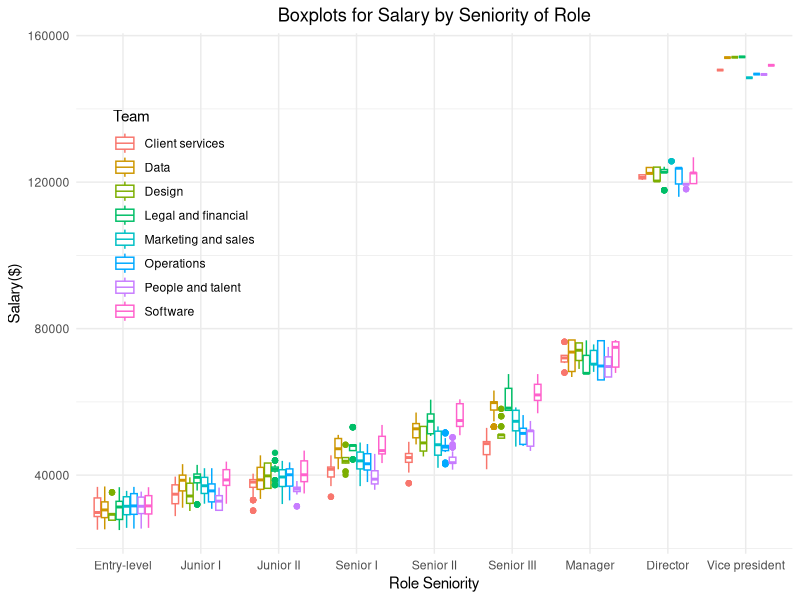
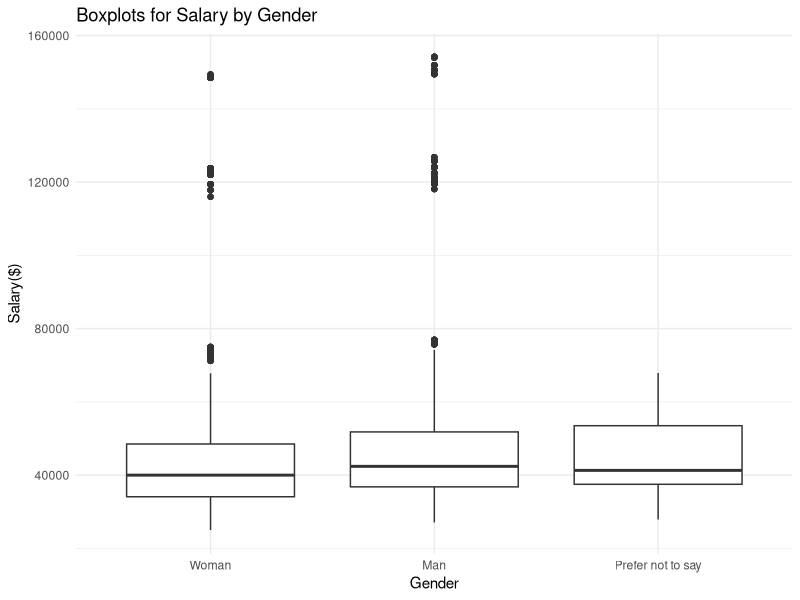
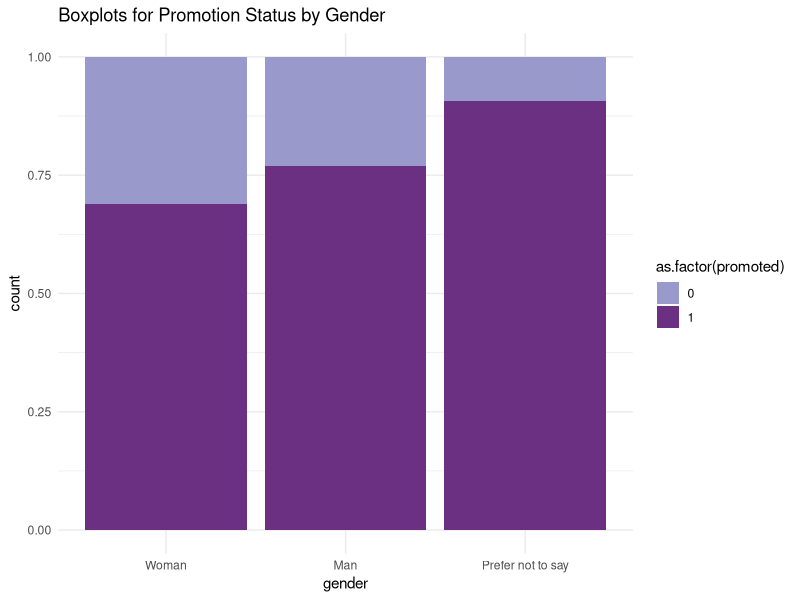
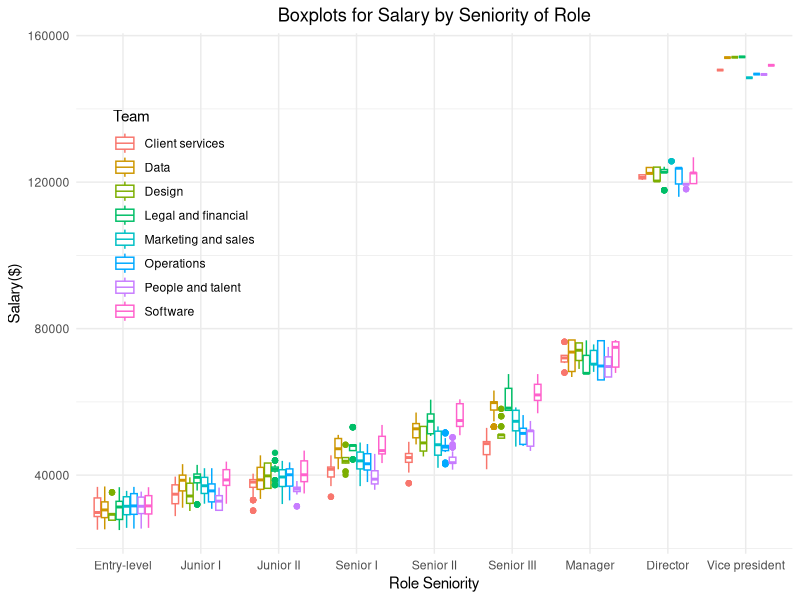
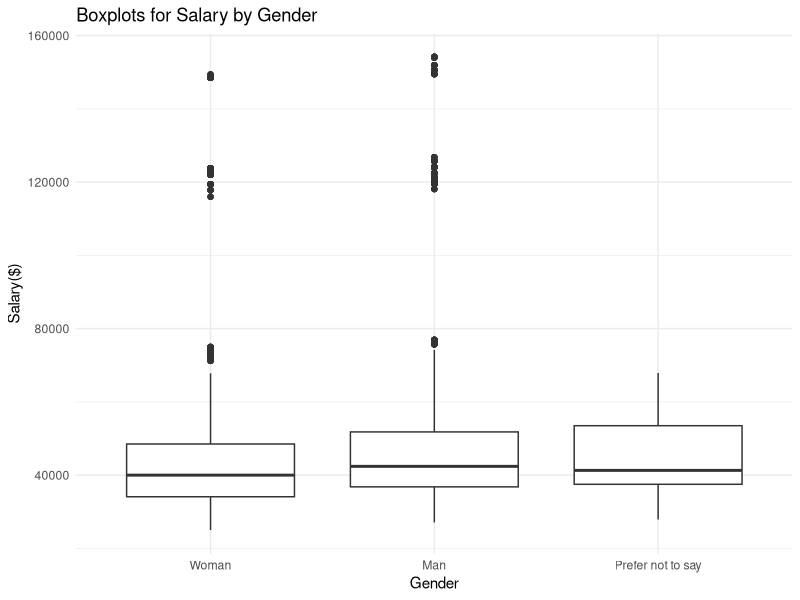

Write R code to recreate these figures, in order. (Note: this script raises an error after producing the figures.)
## ---- chunk 1
library(tidyverse)
library(lme4)
library(mgcv)
library(kableExtra)
# this should supress all code and messages
knitr::opts_chunk$set(include=FALSE)
## ---- chunk 2
############################################################################################################
#DATA CLEANING PART
############################################################################################################

# read in the data
black_saber_current_employees <- read_csv("data/black-saber-current-employees.csv")

#change salary varaible from characters to doubles
black_saber_current_employees_cleaned <- black_saber_current_employees %>% 
  mutate(salary = str_extract_all(salary, "\\d+,\\d+")) %>% #only extracting the number part(i.e., remove $)
  mutate(salary = str_remove_all(salary, ",")) %>% # remove comma(,)
  mutate(salary = as.numeric(salary)) %>% #change to doubles
  #changing the orders of role as hierarchy, rather than alphabetical order(see below note)
  mutate(role_seniority = fct_relevel(role_seniority, "Manager", after = 7)) %>% 
  mutate(role_seniority = fct_relevel(role_seniority, "Director", after = 7)) %>%
  #changing the orders of gender for clairty in explanation for promotion analaysis part
  mutate(gender = fct_relevel(gender, "Woman", after = 0)) %>%
  rename("Team" = team) #for clean data visualization

#NOTES
#(Before changing): Director Entry-level Junior I Junior II Manager Senior I Senior II Senior III Vice president
#(After chaning): “Entry-level”,“Junior I”,“JuniorII”,“Senior I”,“Senior II”,“Senior III”,“Manager”, “Director”,“Vicepresident” 

## ---- chunk 3
#########################################################################################################
#EXPLORATORY ANALYSIS
#########################################################################################################
# create a visualisation (a boxplot to see if teams have systematic differences in their salary)
#rationale is that 


#exploring whether there is difference in salary by roles and by teams.
#there should be difference, since higher the role, the more salary people earn since they are more valuable to the company
#andsome teams might be more important to the company 
#e.g., bc it is a software company, software team might be more valuable to the company and thus receive higher salary, yet is fair in the sense that the Gideon wants salary based on "talent and value to the company”)

my_plot_salary_by_role_team <- black_saber_current_employees_cleaned %>% 
  ggplot(aes(x = role_seniority, y = salary, color = Team)) +
  geom_boxplot() +
  theme_minimal() +
  labs(title = "Boxplots for Salary by Seniority of Role", x="Role Seniority", y= "Salary($)") +
  theme(plot.title = element_text(hjust = 0.5), legend.position = c(0.15, 0.65)) 

my_plot_salary_by_role_team

ggsave("images/salary_boxplot_role_team.png", width = 8, height = 6)

#side note: does follow the seniority trend, which is Least senior to most senior: “Entry-level”,“Junior I”,“JuniorII”,“Senior I”,“Senior II”,“Senior III”,“Manager”, “Director”,“Vicepresident”

## ---- chunk 4
#########################################################################################################

#exploring whether there is gender difference in salary
my_plot_salary_by_gender <- black_saber_current_employees_cleaned %>% 
  ggplot(aes(x = gender, y = salary)) +
  geom_boxplot() +
  theme_minimal() +
  labs(title = "Boxplots for Salary by Gender", x = "Gender", y= "Salary($)")
  
my_plot_salary_by_gender
#result(interpretation of the plot): Gender does not seem to have fixed effect on salary. In other words, no gender bias, which is good considering EDI (but when doing model comparison, we will see whether such is true numerically)

ggsave("images/salary_boxplot_gender.png", width = 8, height = 6)

#########ONE-WAY ANOVA ON SALARY AND GENDER AS GROUP####################

lmod_gender <- lm(salary ~ gender, data = black_saber_current_employees_cleaned)
summary(lmod_gender)
#HOWEVER, UNLIKE THE VISUALIZATION, THERE WAS A SIGNIFICANT DIFFERENCE IN GENDER! THERE MIGHT BE GENDER BIAS IN SALARY(we will see this in model fitting part)

## ---- chunk 5
#########################################################################################################
#MODEL FITTING
#########################################################################################################

#fitting a linear mixed model while setting financial quarter (financial_q)
#rationale: in some quarters, the company earns a lot of money and so all employees earn more money in that quarter, but when the quarter is not good, all earn less money.

salary_lmer <- lmer(salary ~ gender + Team + role_seniority + leadership_for_level + productivity + (1|financial_q), data = black_saber_current_employees_cleaned)
#summary(salary_lmer)

#cannot take face-value to whether team has systematic difference and so just to check, we added this model without team so that when we compare it with salary_lmer, we can know whether we must include team or not fpre better prediction.
salary_lmer_no_team <- lmer(salary ~ gender + role_seniority + leadership_for_level + productivity + (1|financial_q), data = black_saber_current_employees_cleaned)
#summary(salary_lmer)

salary_lmer_no_gender <- lmer(salary ~ Team + role_seniority + leadership_for_level + productivity + (1|financial_q), data = black_saber_current_employees_cleaned)
#summary(salary_lmer_no_gender)

## ---- chunk 6
#########################################################################################################
#MODEL COMPARISION TEST
#########################################################################################################


#THIS TEST CONFRIMS THAT THERE IS A GENDER BIAS IN SALARY
lmtest::lrtest(salary_lmer, salary_lmer_no_gender)
#conclusion: indeed, becuase the p-value is significant, simpler model does NOT explain better than complex model = should include gender to have better predictive ability...

## ---- chunk 7
#This test confirms that we need team as predictor
lmtest::lrtest(salary_lmer, salary_lmer_no_team)
## ---- chunk 8
#unique(black_saber_current_employees_cleaned$financial_q) --> from '2013 Q2' to '2020 Q4'
df_promotion1 <- black_saber_current_employees_cleaned %>%
  mutate(employee_role = as.numeric(role_seniority)) %>%
  select(employee_id, employee_role) %>%
  unique()%>%
  group_by(employee_id)%>%
  mutate(least_seniority=min(employee_role))

df_promotion2<- df_promotion1%>%
  filter(employee_role!=least_seniority) %>%
  mutate(promoted = 1)

df_promotion <- full_join(df_promotion1, df_promotion2) 
df_promotion <- df_promotion %>% mutate(promoted = replace_na(promoted, replace = 0))%>%
  select(employee_id, employee_role, promoted)

df_promotion <- full_join(df_promotion1, df_promotion2) %>% 
  select(employee_id, promoted) %>% 
  drop_na() %>% 
  unique()
  
df_promotion_cleaned <- full_join(black_saber_current_employees_cleaned, df_promotion)
############################################################################################################
#DATA CLEANING PART
############################################################################################################

# create a new variable called `employee_role` which saves role_seniority as numbers and
# create another variable called `initial_role` that indicates the initial role of the employee
role_seniority_data <- black_saber_current_employees_cleaned %>% 
  mutate(employee_role = as.numeric(role_seniority)) %>%
  select(employee_id, employee_role) %>%
  unique()%>%
  group_by(employee_id)%>%
  mutate(initial_role=min(employee_role)) %>%
  mutate(current_role=max(employee_role))

# filter from the role_seniority_data to only include people with 
# their current roles different from their initial roles
# create a new variable called `promoted` to indicate whether the employee has been promoted 
# from their initial role
promoted_only_data <- role_seniority_data%>%
  filter(current_role!=initial_role) %>%
  mutate(promoted = 1) %>%
  filter(current_role==employee_role)

# insert `promoted` variable to the black_saber_current_employees_cleaned data
# replace NA's in the `promoted` column with 0
promotion_data <- full_join(black_saber_current_employees_cleaned, promoted_only_data) %>%
  select(-c(employee_role, initial_role, current_role)) %>% 
  mutate(promoted = replace_na(promoted, 0))

# `work_period` variable counts how many financial quarters each employee has gone through
# this gives us an idea of how long each employee has been working at the company
working_period <- black_saber_current_employees_cleaned %>%
  group_by(employee_id) %>%
  summarise(work_period = n())

# combined promotion_data and working_period
promotion_data <- full_join(promotion_data, working_period)

# data that only contains the most recent (2020 Q4) information on each employee
recent_employee_data <- promotion_data %>%
   mutate(year = as.numeric(str_extract_all(financial_q, "\\d+\\d+"))) %>%
   mutate(quarter = as.numeric(substr(financial_q,7,7))) %>% 
   group_by(employee_id) %>%
   mutate(recent_year = max(year)) %>%
   filter(year == recent_year) %>%
   mutate(recent_quarter = max(quarter)) %>%
   filter(quarter == recent_quarter) %>%
   right_join(y = role_seniority_data) %>% 
   filter(employee_role == current_role) %>% 
   select(-c(year, quarter, recent_year, recent_quarter, current_role, employee_role, initial_role))

#########################################################################################################
#EXPLORATORY ANALYSIS
#########################################################################################################


# exploring whether there is gender difference in promotion status

promotion_status_by_gender <- promotion_data %>% 
  ggplot(aes(x = gender, fill = as.factor(promoted))) +
  geom_bar(position = "fill") +
  theme_minimal() +
  scale_fill_manual(values=c("#9999CC", "#6C3082")) +
  labs(title = "Boxplots for Promotion Status by Gender")

promotion_status_by_gender

# exploring whether there is a difference in promotion status according to working period

promotion_status_by_working_period <- promotion_data %>% 
  ggplot(aes(x = work_period, fill = as.factor(promoted))) +
  geom_bar(position = "fill") +
  theme_minimal() +
  scale_fill_manual(labels = c("Never got promoted", "Got promoted at least once"),
                    values=c("#9999CC", "#6C3082")) +
  labs(title = "Boxplots for Promotion Status by Working Period",
       x = "Number of quarters spent at the company",
       fill = "Promotion status"
       )

# proportion of people who have been promoted for at least once by the working period 
# (according to the number of financial quarters spent at the company)
promotion_status_by_working_period <- recent_employee_data %>%
  group_by(work_period) %>%
  summarise(count = n(), promoted_proportion = sum(promoted)/count) %>%
  select(-count) 

# this table could go into the appendix
kable(promotion_status_by_working_period, caption = "Proportion of promoted employee by their working period", booktabs = TRUE, valign = "t") %>%
  kable_styling(latex_options = "hold_position")

#########################################################################################################
#MODEL FITTING
#########################################################################################################

promotion_model1 <- glm(promoted ~ gender + leadership_for_level + productivity + work_period, family = binomial(link = "logit"), data = recent_employee_data)

summary(promotion_model1)

# Goodness-of-fit test for promotion_model1
mod1_p_value <- 1 - pchisq(promotion_model1$deviance, promotion_model1$df.residual)
mod1_p_value
# no evidence against the significant lack of fit

# Should we consider to include `team` variable in the model? If so, should it be a random effect?
promotion_model2 <- glmer(promoted ~ gender + leadership_for_level + productivity + work_period + (1 | team), family = binomial(link = "logit"), data = recent_employee_data)

conf_int <- confint(promotion_model2)

table <- cbind(round(exp(summary(promotion_model2)$coeff[,1]),2),
               round(exp(conf_int[-1,]),2),
               round(summary(promotion_model2)$coeff[,4], 4))

colnames(table) <- c("Estimate", "Lower Limit", "Upper Limit", "P-value")

knitr::kable(table)
# if we want to create a model with a response that indicates the total number of promotions for each employee,
# we must take different working periods into account.

#########################################################################################################

## ---- chunk 9
# create a variable called promotion count that keeps track of the number of times
# each employee got promoted
test_employee_data <- black_saber_current_employees_cleaned %>%
  mutate(employee_role = as.numeric(role_seniority)) %>%
  select(employee_id, employee_role) %>%
  group_by(employee_id)%>%
  mutate(initial_role=min(employee_role)) %>%
  mutate(current_role=max(employee_role)) %>%
  mutate(promotion_count = current_role - initial_role) %>%
  select(employee_id, promotion_count) %>%
  unique()

# data that only contains the most recent (2020 Q4) information on each employee
test_employee_data <- full_join(black_saber_current_employees_cleaned, test_employee_data) %>%
  left_join(working_period) %>%
  mutate(year = as.numeric(str_extract_all(financial_q, "\\d+\\d+"))) %>%
  mutate(quarter = as.numeric(substr(financial_q,7,7))) %>% 
  group_by(employee_id) %>%
  mutate(recent_year = max(year)) %>%
  filter(year == recent_year) %>%
  mutate(recent_quarter = max(quarter)) %>%
  filter(quarter == recent_quarter) %>%
  right_join(y = role_seniority_data) %>% 
  filter(employee_role == current_role) %>% 
  select(-c(year, quarter, recent_year, recent_quarter, current_role, employee_role, initial_role))

# test model to see if gender, leadership level and productivity of each employee affect their number of promotions
# (offset: account for different work periods for the employees, while allowing for counts to still be the response.)
mod1 <- glm(promotion_count ~ gender, family = poisson, offset = log(work_period), data = test_employee_data)

mod2 <- glm(promotion_count ~ gender + leadership_for_level, family = poisson, offset = log(work_period), data = test_employee_data)

mod3 <- glm(promotion_count ~ gender + leadership_for_level + productivity, family = poisson, offset = log(work_period), data = test_employee_data) 

lmtest::lrtest(mod1, mod2, mod3)
round(coef(summary(mod1)),4)

mod4 <- glmer(promotion_count ~ gender + (1|team), family = poisson, offset = log(work_period), data = test_employee_data)
# mod4 suggests that having the random effect for `team` may be meaningless since the random effect is very small.


## ---- chunk 10
#read data
phase1_applicants <- read.csv("data/phase1-new-grad-applicants-2020.csv")
phase2_applicants <- read.csv("data/phase2-new-grad-applicants-2020.csv")
phase3_applicants <- read.csv("data/phase3-new-grad-applicants-2020.csv")
final_hired <- read.csv("data/final-hires-newgrad_2020.csv")

#make new variable which tells whether applicant is accepted for each phase or not
final_hired_cleaned <- final_hired %>% 
  mutate(hired = 1)

phase3_applicants_cleaned <- phase3_applicants %>% 
  mutate(phase2accepted = 1) %>% 
  full_join(final_hired_cleaned) %>% 
  mutate(hired = replace_na(hired, 0)) %>% 
  left_join(phase2_applicants) %>% 
  select(applicant_id, interviewer_rating_1, interviewer_rating_2, gender, hired, phase2accepted)

phase2_applicants_cleaned <- phase2_applicants %>% 
  mutate(phase1accepted = 1) %>% 
  full_join(phase3_applicants_cleaned) %>% 
  mutate(phase2accepted = replace_na(phase2accepted, 0)) %>% 
  select(-interviewer_rating_1, -interviewer_rating_2)

phase1_applicants_cleaned <- phase1_applicants %>% 
  full_join(phase2_applicants_cleaned) %>% 
  mutate(phase1accepted = replace_na(phase1accepted, 0)) %>% 
  select(-technical_skills, -writing_skills, -leadership_presence, -speaking_skills, -phase2accepted)
## ---- chunk 11
#proportion of female
sum(phase1_applicants$gender == "Woman") / nrow(phase1_applicants)

#stacked bar chart that displays the proportion of applicants with each accepted group, for each gender
ggplot(data = phase1_applicants_cleaned, aes(x = gender, fill = as.factor(phase1accepted))) +
  geom_bar(position = "fill") +
  ylab("Proportion") + 
  scale_fill_grey() +
  theme_minimal() +
  xlab("sex")

#Empirical logit plot
phase3_applicants_graph <- phase3_applicants_cleaned %>%
  group_by(gender) %>%
  mutate(interviewer_rating_1_cut = cut_number(interviewer_rating_1,5))
  
emplogit1 <- phase3_applicants_graph %>%
  group_by(gender, interviewer_rating_1_cut) %>%
  summarise(prop.lose = mean(hired), 
            n = n(),
            midpoint = median(interviewer_rating_1), .groups = "drop") %>%
  mutate(prop.lose = ifelse(prop.lose==0, .01, prop.lose),
         emplogit = log(prop.lose / (1 - prop.lose)))

ggplot(emplogit1, aes(x = midpoint, y = emplogit, color = gender)) +
  #geom_point(aes(shape = gender)) +
  geom_smooth(aes(linetype = gender), 
              method = "lm", formula = "y~x") +
  theme_minimal() +
  scale_color_brewer(palette = "Dark2")
## ---- chunk 12
#use generalized linear model since all variables take large part of grades

#In model0, cannot see significant p-value 
#model where gender is only predictor
model0 <- glm(phase1accepted ~ gender, family = binomial, data = phase1_applicants_cleaned)
summary(model0)

model1 <- glm(phase1accepted ~ team_applied_for + cover_letter + cv+ gpa + extracurriculars + work_experience, family = binomial(link = "logit"), data = phase1_applicants_cleaned)

model2_w_gender <- glm(phase1accepted ~ team_applied_for + cover_letter + cv+ gpa + gender +  extracurriculars + work_experience, family = binomial(link = "logit"), data = phase1_applicants_cleaned)

drop_in_deviance <- anova(model1, model2_w_gender, test = "Chisq")
drop_in_deviance
## ---- chunk 13
model0_3 <- glm(hired ~ interviewer_rating_1 + interviewer_rating_2, data = phase3_applicants_cleaned)
model1_3 <- glm(hired ~ interviewer_rating_1 + interviewer_rating_2 + gender, data = phase3_applicants_cleaned)
anova(model0_3, model1_3, test = "Chisq")
